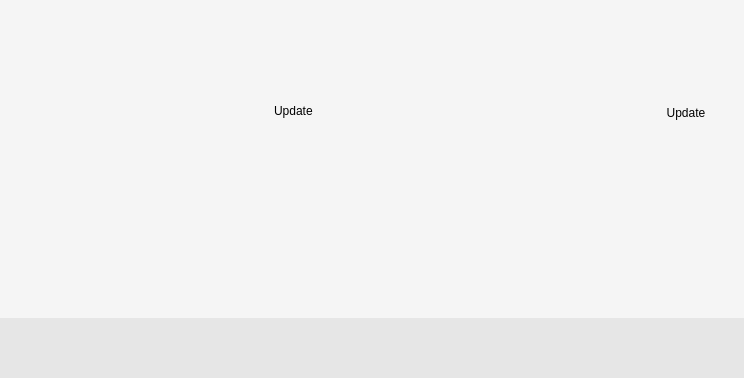
<?xml version="1.0" encoding="UTF-8"?>
<ui version="4.0">
 <class>aboutWidget</class>
 <widget class="QWidget" name="aboutWidget">
  <property name="geometry">
   <rect>
    <x>0</x>
    <y>0</y>
    <width>744</width>
    <height>360</height>
   </rect>
  </property>
  <property name="windowTitle">
   <string>Dialog</string>
  </property>
  <property name="styleSheet">
   <string notr="true"> QScrollBar:vertical {
     border: 1px solid #999999;
     background: white;
     width: 12px;
     margin: 5px 0 5px 2;
 }
 QScrollBar::handle:vertical {
     background: #777777;
     min-height: 12px;
 }
 QScrollBar::add-line:vertical {
     border: none;
     background: none;
     height: 0px;
     subcontrol-position: bottom;
     subcontrol-origin: margin;
 }

 QScrollBar::sub-line:vertical {
     border: none;
     background: none;
     height: 0px;
     subcontrol-position: top;
     subcontrol-origin: margin;
 }
 QScrollBar::up-arrow:vertical, QScrollBar::down-arrow:vertical {
     border: none;
     width: 0px;
     height: 0px;
     background: none;
 }

 QScrollBar::add-page:vertical, QScrollBar::sub-page:vertical {
     background: none;
 }</string>
  </property>
  <layout class="QVBoxLayout" name="verticalLayout">
   <property name="spacing">
    <number>0</number>
   </property>
   <property name="margin">
    <number>0</number>
   </property>
   <item>
    <widget class="QFrame" name="horizontalFrame">
     <property name="sizePolicy">
      <sizepolicy hsizetype="Minimum" vsizetype="MinimumExpanding">
       <horstretch>0</horstretch>
       <verstretch>0</verstretch>
      </sizepolicy>
     </property>
     <property name="styleSheet">
      <string notr="true">background-color: rgb(245, 245, 245);
color:rgb(0,0,0);</string>
     </property>
     <layout class="QGridLayout" name="gridLayout">
      <item row="2" column="2" rowspan="4">
       <widget class="QStackedWidget" name="stackedWidget">
        <property name="sizePolicy">
         <sizepolicy hsizetype="Preferred" vsizetype="MinimumExpanding">
          <horstretch>10</horstretch>
          <verstretch>10</verstretch>
         </sizepolicy>
        </property>
        <property name="lineWidth">
         <number>0</number>
        </property>
        <property name="currentIndex">
         <number>0</number>
        </property>
        <widget class="QWidget" name="blablaPage">
         <property name="sizePolicy">
          <sizepolicy hsizetype="Preferred" vsizetype="MinimumExpanding">
           <horstretch>0</horstretch>
           <verstretch>0</verstretch>
          </sizepolicy>
         </property>
         <layout class="QVBoxLayout" name="verticalLayout_2">
          <property name="margin">
           <number>0</number>
          </property>
          <item>
           <widget class="QWidget" name="update" native="true">
            <layout class="QHBoxLayout" name="updateLayout">
             <item>
              <widget class="QLabel" name="UpdateLabel">
               <property name="sizePolicy">
                <sizepolicy hsizetype="MinimumExpanding" vsizetype="Minimum">
                 <horstretch>0</horstretch>
                 <verstretch>0</verstretch>
                </sizepolicy>
               </property>
               <property name="styleSheet">
                <string notr="true">margin-bottom: 8px;margin-top: 4px;</string>
               </property>
               <property name="text">
                <string>Update</string>
               </property>
              </widget>
             </item>
             <item>
              <widget class="QPushButton" name="checkUpdates">
               <property name="sizePolicy">
                <sizepolicy hsizetype="Minimum" vsizetype="Minimum">
                 <horstretch>0</horstretch>
                 <verstretch>0</verstretch>
                </sizepolicy>
               </property>
               <property name="text">
                <string>Update</string>
               </property>
               <property name="flat">
                <bool>true</bool>
               </property>
              </widget>
             </item>
            </layout>
           </widget>
          </item>
          <item>
           <widget class="QLabel" name="MainBlabla">
            <property name="sizePolicy">
             <sizepolicy hsizetype="MinimumExpanding" vsizetype="MinimumExpanding">
              <horstretch>0</horstretch>
              <verstretch>0</verstretch>
             </sizepolicy>
            </property>
            <property name="styleSheet">
             <string notr="true">padding-right: 20px;</string>
            </property>
            <property name="alignment">
             <set>Qt::AlignLeading|Qt::AlignLeft|Qt::AlignTop</set>
            </property>
            <property name="wordWrap">
             <bool>true</bool>
            </property>
            <property name="openExternalLinks">
             <bool>true</bool>
            </property>
           </widget>
          </item>
         </layout>
        </widget>
        <widget class="QTextEdit" name="licensePage">
         <property name="font">
          <font>
           <family>Courier</family>
           <pointsize>9</pointsize>
          </font>
         </property>
         <property name="frameShadow">
          <enum>QFrame::Plain</enum>
         </property>
         <property name="textInteractionFlags">
          <set>Qt::TextSelectableByKeyboard|Qt::TextSelectableByMouse</set>
         </property>
        </widget>
        <widget class="QTextEdit" name="authorsPage">
         <property name="frameShadow">
          <enum>QFrame::Plain</enum>
         </property>
         <property name="textInteractionFlags">
          <set>Qt::NoTextInteraction</set>
         </property>
        </widget>
        <widget class="QTextEdit" name="creditPage">
         <property name="frameShadow">
          <enum>QFrame::Plain</enum>
         </property>
         <property name="textInteractionFlags">
          <set>Qt::LinksAccessibleByKeyboard|Qt::LinksAccessibleByMouse</set>
         </property>
        </widget>
       </widget>
      </item>
      <item row="0" column="0" rowspan="6">
       <widget class="QLabel" name="VLCcone">
        <property name="sizePolicy">
         <sizepolicy hsizetype="Minimum" vsizetype="Minimum">
          <horstretch>0</horstretch>
          <verstretch>0</verstretch>
         </sizepolicy>
        </property>
        <property name="minimumSize">
         <size>
          <width>247</width>
          <height>300</height>
         </size>
        </property>
        <property name="autoFillBackground">
         <bool>false</bool>
        </property>
        <property name="lineWidth">
         <number>0</number>
        </property>
        <property name="text">
         <string/>
        </property>
        <property name="textFormat">
         <enum>Qt::PlainText</enum>
        </property>
        <property name="pixmap">
         <pixmap>:/logo/vlc256.png</pixmap>
        </property>
        <property name="scaledContents">
         <bool>false</bool>
        </property>
        <property name="margin">
         <number>20</number>
        </property>
       </widget>
      </item>
      <item row="0" column="2">
       <widget class="QLabel" name="title">
        <property name="sizePolicy">
         <sizepolicy hsizetype="MinimumExpanding" vsizetype="Preferred">
          <horstretch>0</horstretch>
          <verstretch>0</verstretch>
         </sizepolicy>
        </property>
        <property name="minimumSize">
         <size>
          <width>0</width>
          <height>50</height>
         </size>
        </property>
        <property name="baseSize">
         <size>
          <width>0</width>
          <height>0</height>
         </size>
        </property>
        <property name="alignment">
         <set>Qt::AlignBottom|Qt::AlignLeading|Qt::AlignLeft</set>
        </property>
       </widget>
      </item>
      <item row="1" column="2">
       <widget class="QLabel" name="version">
        <property name="sizePolicy">
         <sizepolicy hsizetype="Minimum" vsizetype="Maximum">
          <horstretch>0</horstretch>
          <verstretch>0</verstretch>
         </sizepolicy>
        </property>
        <property name="cursor">
         <cursorShape>PointingHandCursor</cursorShape>
        </property>
        <property name="styleSheet">
         <string notr="true">font: 75 12pt &quot;Sans Serif&quot;;
margin-bottom: 6px;</string>
        </property>
        <property name="text">
         <string/>
        </property>
       </widget>
      </item>
     </layout>
    </widget>
   </item>
   <item>
    <widget class="QFrame" name="footer">
     <property name="sizePolicy">
      <sizepolicy hsizetype="Preferred" vsizetype="Minimum">
       <horstretch>0</horstretch>
       <verstretch>0</verstretch>
      </sizepolicy>
     </property>
     <property name="minimumSize">
      <size>
       <width>0</width>
       <height>60</height>
      </size>
     </property>
     <property name="styleSheet">
      <string notr="true">background-color: rgb(230, 230, 230);color:rgb(0,0,0);</string>
     </property>
     <layout class="QHBoxLayout" name="horizontalLayout_2">
      <property name="margin">
       <number>0</number>
      </property>
      <item>
       <widget class="QPushButton" name="authorsButton">
        <property name="cursor">
         <cursorShape>PointingHandCursor</cursorShape>
        </property>
        <property name="flat">
         <bool>true</bool>
        </property>
       </widget>
      </item>
      <item>
       <widget class="QPushButton" name="licenseButton">
        <property name="cursor">
         <cursorShape>PointingHandCursor</cursorShape>
        </property>
        <property name="flat">
         <bool>true</bool>
        </property>
       </widget>
      </item>
      <item>
       <widget class="QPushButton" name="creditsButton">
        <property name="cursor">
         <cursorShape>PointingHandCursor</cursorShape>
        </property>
        <property name="flat">
         <bool>true</bool>
        </property>
       </widget>
      </item>
     </layout>
    </widget>
   </item>
  </layout>
 </widget>
 <resources/>
 <connections/>
</ui>
